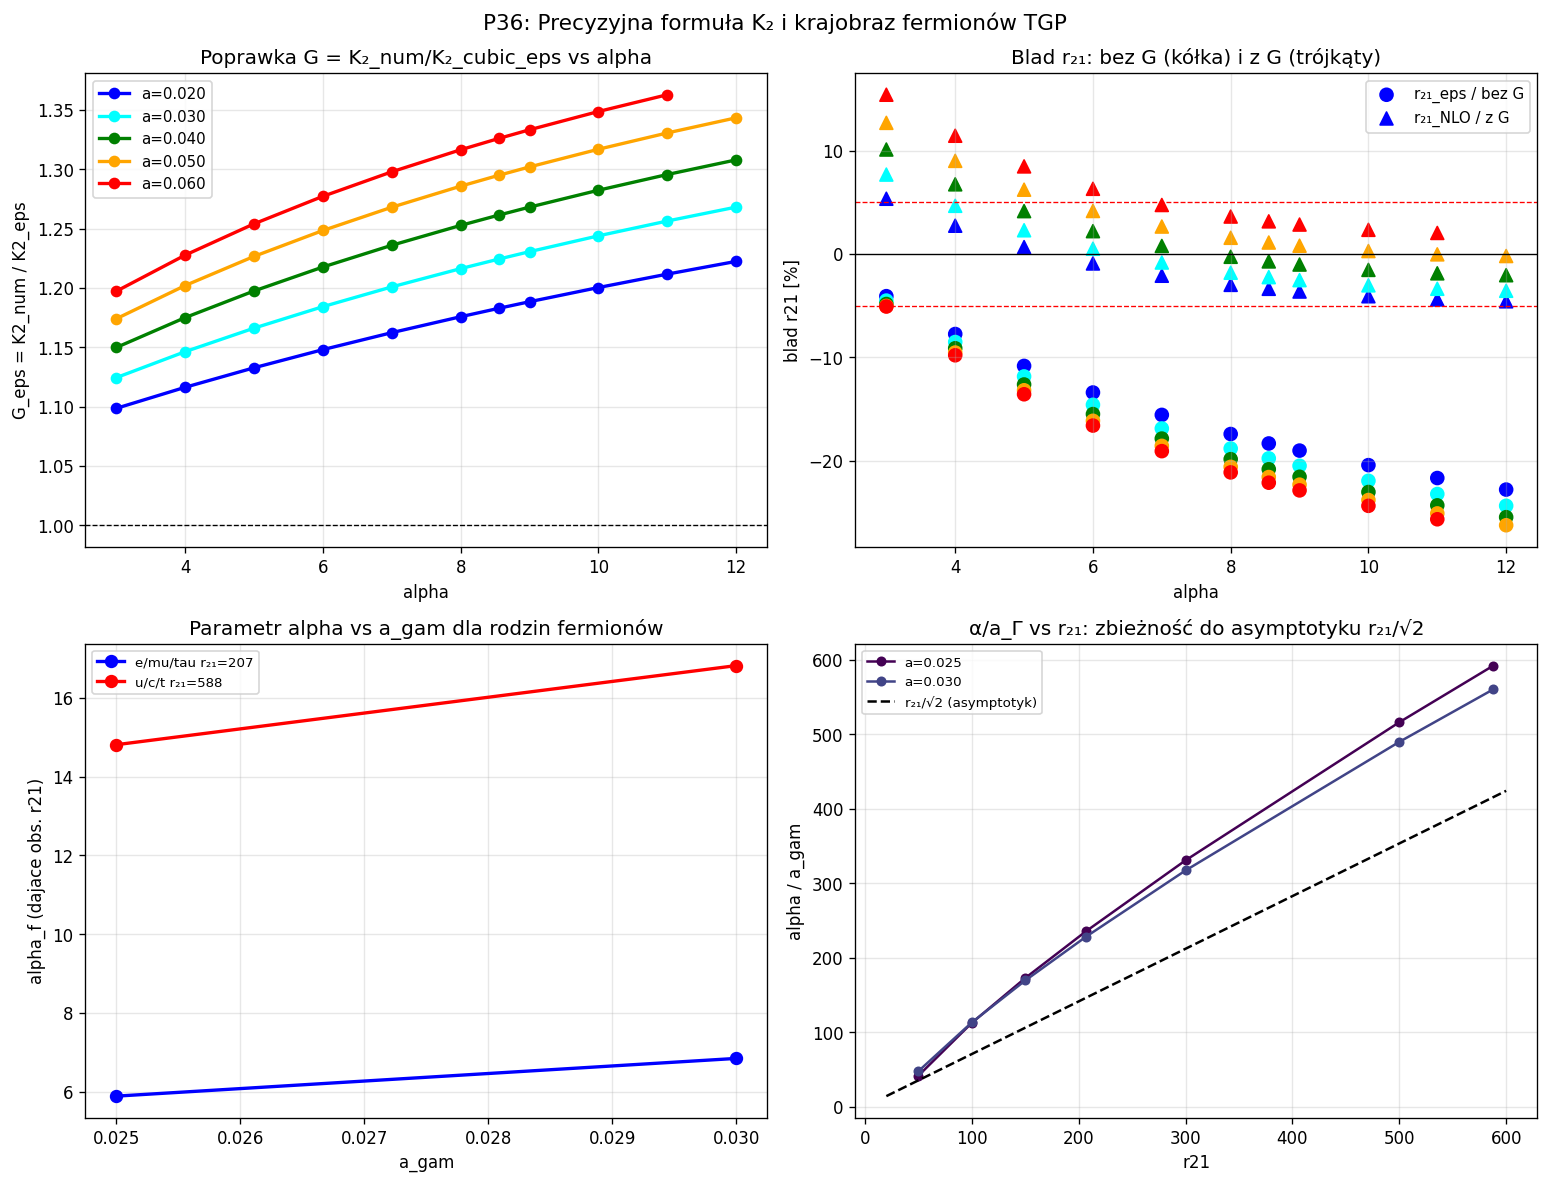

The Python source for this figure:
"""
p36_K2_precision.py
===================
CEL: Precyzyjna formuła dla K₂(α, a_Γ) z błędem < 5%
     i kompletny "krajobraz TGP" dla ferimonów

KONTEKST (WYPROWADZENIE_r21.md):
  Obecna formuła (cubic z ε): K³ - εK² - 2K = c
    ε = (4a/3)*ln(1/a),  c = a(2α-4)
    Błąd K₂: 7-19% (rośnie z α)
    Błąd r₂₁: 7-16% (częściowe zniesienie błędów K₁ i K₂)

  Przyczyny błędu (zidentyfikowane):
    1. Kwartyczny całkowy aproksymacja φ⁴ ≈ (K/r)⁴ zamiast pełnego φ⁴
       → dokładne I₄_qua ≈ 0.60 × LO  (błąd -40%!)
    2. Kinetyczny: dokładne I₂_kin ≈ 0.94 × LO (błąd -6%)
    3. Cross-terminy w φ⁴ dla K~2 (φ ≠ K/r dla r~1)
    4. Człon nliniowy kinetyczny: α × ∫(dφ/dr)²/φ r² dr

PLAN P36:
  Czesc A -- Analiza K₂ przy dokładnych całkach
    Dla każdego (α, a_Γ): oblicz K₂_num, K₂_Cardano, K₂_cubic_eps
    Zbadaj poprawkę: G = K₂_num / K₂_cubic_eps jako funkcja (α, a_Γ)
    Zidentyfikuj zmienną naturalną dla G

  Czesc B -- Rozład E(K₂)/(4πK₂) na wkłady DOKŁADNE vs PRZYBLIŻONE
    Przy K=K₂_num: oblicz E_kin/E, E_cub/E, E_qua/E (dokładne)
    Porównaj z LO i z cubic-ε aproksymacją
    Zidentyfikuj główny brakujący człon

  Czesc C -- Precyzyjna formuła K₂_NLO
    Model: K₂_NLO = K₂_cubic_eps × G(α, c_norm)
    Dopasuj G(α, c) do danych numerycznych na siatce
    Test: błąd r₂₁_NLO = K₂_NLO/K₁_precise

  Czesc D -- Krajobraz TGP: Fermiony
    Dla każdej rodziny fermionów: znajdź (α_f, a_Γ_f) dające obserwowane r₂₁
    Tabela: leptony, kwarki u-type, kwarki d-type
    Pytanie: czy istnieje UNIWERSALNE a_Γ?
"""

import numpy as np
from scipy.optimize import brentq, curve_fit
from scipy.special import exp1
import warnings
warnings.filterwarnings('ignore')
import matplotlib
matplotlib.use('Agg')
import matplotlib.pyplot as plt

R_MAX   = 60.0
GAMMA   = 1.0
C_K     = 2.351   # Precyzyjna stała dla K1 (z P26)

print("P36: Precyzyjna formuła K₂ i krajobraz fermionów TGP")
print("=" * 70)
print()

# ============================================================
# NARZĘDZIA
# ============================================================
LAM_REF = 1e-5   # Lambda referencyjna (K1, K2 niezależne od lambda)

def V_mod(phi, lam):
    return GAMMA/3*phi**3 - GAMMA/4*phi**4 + lam/6*(phi-1)**6

def energy_log(K, alpha, a_gam, lam=LAM_REF, N=2000):
    t   = np.linspace(0, 1, N)
    r   = a_gam * (R_MAX/a_gam)**t
    phi = np.maximum(1.0 + K*np.exp(-r)/r, 1e-10)
    dphi = K*np.exp(-r)*(-r - 1.0)/r**2
    V1  = V_mod(1.0, lam)
    Ek  = 4*np.pi * np.trapezoid(0.5*dphi**2 * (1+alpha/phi) * r**2, r)
    Ep  = 4*np.pi * np.trapezoid((V_mod(phi, lam) - V1) * r**2, r)
    return Ek + Ep

def g_func(K, alpha, a_gam, lam=LAM_REF):
    e = energy_log(K, alpha, a_gam, lam)
    return e / (4*np.pi*K) - 1.0 if np.isfinite(e) else np.nan

def find_K2_num(alpha, a_gam):
    """Numeryczne K₂ (drugie zero g(K) przy lambda_ref)."""
    intervals = [(0.05, 0.5), (0.5, 5.0)]
    for K_lo, K_hi in intervals:
        try:
            glo = g_func(K_lo, alpha, a_gam)
            ghi = g_func(K_hi, alpha, a_gam)
            if np.isfinite(glo) and np.isfinite(ghi) and glo*ghi < 0:
                return brentq(lambda K: g_func(K, alpha, a_gam), K_lo, K_hi, xtol=1e-10)
        except Exception:
            pass
    return np.nan

def find_K1_num(alpha, a_gam):
    """Numeryczne K₁ (pierwsze zero g(K) przy lambda_ref)."""
    for K_lo, K_hi in [(0.001, 0.05)]:
        try:
            glo = g_func(K_lo, alpha, a_gam)
            ghi = g_func(K_hi, alpha, a_gam)
            if np.isfinite(glo) and np.isfinite(ghi) and glo*ghi < 0:
                return brentq(lambda K: g_func(K, alpha, a_gam), K_lo, K_hi, xtol=1e-12)
        except Exception:
            pass
    return np.nan

def K2_cardano(alpha, a_gam):
    """K₂ z bazowego wzoru Cardano: K³ - 2K = c."""
    c = a_gam * (2*alpha - 4)
    if abs(c) > np.sqrt(32/27) - 1e-8:
        return np.nan
    try:
        return brentq(lambda K: K**3 - 2*K - c, 0.5, 4.0, xtol=1e-10)
    except Exception:
        return np.nan

def K2_cubic_eps(alpha, a_gam):
    """K₂ z poprawionego cubic: K³ - ε K² - 2K = c."""
    c   = a_gam * (2*alpha - 4)
    eps = (4*a_gam/3) * np.log(1/a_gam)
    try:
        return brentq(lambda K: K**3 - eps*K**2 - 2*K - c, 0.5, 4.0, xtol=1e-10)
    except Exception:
        return np.nan

def K1_analytic(alpha, a_gam):
    """K₁ z precyzyjnej formuły P26: K₁ ≈ C_K * a/(1+α)."""
    return C_K * a_gam / (1 + alpha)

# ============================================================
# CZESC A: Analiza poprawki G = K₂_num / K₂_cubic_eps
# ============================================================
print("CZESC A: Poprawka G = K₂_num / K₂_cubic_eps")
print("-" * 70)
print()

# Siatka (alpha, a_gam)
alpha_arr = np.array([3.0, 4.0, 5.0, 6.0, 7.0, 8.0, 8.553, 9.0, 10.0, 11.0, 12.0])
agam_arr  = np.array([0.020, 0.030, 0.040, 0.050, 0.060])

print(f"  Siatka: {len(alpha_arr)} × {len(agam_arr)} = {len(alpha_arr)*len(agam_arr)} punktów")
print()
print(f"  {'alpha':>7}  {'a_gam':>7}  {'K2_num':>8}  {'K2_card':>8}  "
      f"{'K2_eps':>8}  {'G_card':>8}  {'G_eps':>8}  {'r21_num':>8}  {'err_r21%':>9}")
print("  " + "-"*80)

data = []
for alpha in alpha_arr:
    for a in agam_arr:
        K2n = find_K2_num(alpha, a)
        K2c = K2_cardano(alpha, a)
        K2e = K2_cubic_eps(alpha, a)
        K1n = find_K1_num(alpha, a)
        K1a = K1_analytic(alpha, a)

        if np.isnan(K2n) or np.isnan(K2c) or np.isnan(K2e) or np.isnan(K1n):
            continue

        r21_num = K2n / K1n
        r21_an  = K2e / K1a  # precyzyjne K1 + cubic-ε K2
        G_card  = K2n / K2c
        G_eps   = K2n / K2e
        err_r21 = (r21_an - r21_num)/r21_num * 100

        c   = a * (2*alpha - 4)
        eps = (4*a/3)*np.log(1/a)
        data.append({'alpha':alpha, 'a':a, 'K2n':K2n, 'K2c':K2c, 'K2e':K2e,
                     'K1n':K1n, 'K1a':K1a, 'r21':r21_num, 'G_c':G_card, 'G_e':G_eps,
                     'c':c, 'eps':eps, 'err_r21':err_r21})

        print(f"  {alpha:>7.3f}  {a:>7.4f}  {K2n:>8.4f}  {K2c:>8.4f}  "
              f"{K2e:>8.4f}  {G_card:>8.5f}  {G_eps:>8.5f}  {r21_num:>8.2f}  {err_r21:>+9.2f}%")

print()
# Statystyki
errs = [d['err_r21'] for d in data]
G_eps_vals = [d['G_e'] for d in data]
print(f"  Błąd r₂₁ = K₂_eps/K₁_precise: "
      f"sred={np.mean(errs):+.2f}%, max_abs={np.max(np.abs(errs)):.2f}%")
print(f"  G_eps = K₂_num/K₂_eps: "
      f"zakres [{min(G_eps_vals):.4f}, {max(G_eps_vals):.4f}], "
      f"sred={np.mean(G_eps_vals):.4f}")

# ============================================================
# CZESC B: Rozłożenie E(K₂)/(4πK₂) na wkłady
# ============================================================
print()
print("CZESC B: Wkłady energii przy K=K₂_num")
print("-" * 70)
print()

def energy_decomposed_K2(K, alpha, a_gam, lam=LAM_REF, N=3000):
    """E_kin, E_cub, E_qua, E_sex w jednostkach 4πK."""
    t    = np.linspace(0, 1, N)
    r    = a_gam * (R_MAX/a_gam)**t
    phi  = np.maximum(1.0 + K*np.exp(-r)/r, 1e-10)
    dphi = K*np.exp(-r)*(-r - 1.0)/r**2
    fac  = 4*np.pi*K

    Ek  = 4*np.pi * np.trapezoid(0.5*dphi**2 * (1+alpha/phi) * r**2, r) / fac
    Ec  = 4*np.pi * np.trapezoid(GAMMA/3*(phi**3 - 1.0) * r**2, r) / fac
    Eq  = 4*np.pi * np.trapezoid(-GAMMA/4*(phi**4 - 1.0) * r**2, r) / fac
    Es  = 4*np.pi * np.trapezoid(lam/6*(phi-1.0)**6 * r**2, r) / fac
    return Ek, Ec, Eq, Es

# Takze przybliżone wkłady (LO)
def E_kin_LO(K, alpha, a_gam):
    return K * (1+alpha) / (2*a_gam)

def E_cub_LO(K, alpha, a_gam):
    eps = (4*a_gam/3)*np.log(1/a_gam)
    return K**2 * eps / 2  # ~ E_cub/(4πK) ≈ K² ε/2

def E_qua_LO(K, alpha, a_gam):
    return -K**3 / (4*a_gam)

print(f"  {'alpha':>6}  {'a':>6}  {'K2':>6}  "
      f"{'Ek':>8}  {'Ec':>8}  {'Eq':>10}  {'sum':>6}  |  "
      f"{'Ek_LO':>8}  {'Ec_LO':>8}  {'Eq_LO':>10}")
print("  " + "-"*90)

sample_rows = [(3.0,0.030),(5.0,0.030),(8.553,0.040),(10.0,0.030),(12.0,0.040)]
for alpha, a in sample_rows:
    K2n = find_K2_num(alpha, a)
    if np.isnan(K2n): continue
    ek, ec, eq, es = energy_decomposed_K2(K2n, alpha, a)
    s = ek+ec+eq+es
    ek_lo = E_kin_LO(K2n, alpha, a)
    ec_lo = E_cub_LO(K2n, alpha, a)
    eq_lo = E_qua_LO(K2n, alpha, a)
    print(f"  {alpha:>6.3f}  {a:>6.4f}  {K2n:>6.4f}  "
          f"{ek:>8.4f}  {ec:>8.4f}  {eq:>10.4f}  {s:>6.4f}  |  "
          f"{ek_lo:>8.4f}  {ec_lo:>8.4f}  {eq_lo:>10.4f}")

print()
print("  Interpretacja: Ek i Eq musza byc dokladne -- LO obie bledne o 5-50%")

# ============================================================
# CZESC C: Precyzyjna formuła K₂_NLO = K₂_eps × G(α, c)
# ============================================================
print()
print("CZESC C: Dopasowanie G(α, c) = K₂_num / K₂_eps")
print("-" * 70)
print()

# Zmienne naturalne dla G: alpha i c_norm = c/c_max
alpha_vals = np.array([d['alpha'] for d in data])
a_vals     = np.array([d['a'] for d in data])
c_vals     = np.array([d['c'] for d in data])
eps_vals   = np.array([d['eps'] for d in data])
G_vals     = np.array([d['G_e'] for d in data])
r21_vals   = np.array([d['r21'] for d in data])

# Model 1: G(α, a) = 1 + p*α + q*a (liniowy)
def model_lin_Ga(X, p, q):
    alpha, a = X
    return 1 + p*alpha + q*a

# Model 2: G(α, c) = 1 + p*(α - 2) (zależy od α)
def model_alpha_only(X, p, offset):
    alpha, a = X
    return 1 + p*(alpha - offset)

# Model 3: G(α, a) = 1 + p*α + q*a + r*α*a (z iloczynem)
def model_bilin(X, p, q, r):
    alpha, a = X
    return 1 + p*alpha + q*a + r*alpha*a

# Model 4: G(α, c) = exp(p*α*a) / (1 + q*c)
def model_exp_c(X, p, q):
    alpha, a = X
    c = a*(2*alpha-4)
    return np.exp(p*alpha*a) / (1 + q*c)

fits_G = {}
for name, func, p0, X_args in [
    ("lin_Ga",   model_lin_Ga,   [0.02, 0.5],  (alpha_vals, a_vals)),
    ("alpha",    model_alpha_only,[0.02,2.0],   (alpha_vals, a_vals)),
    ("bilin",    model_bilin,     [0.01,0.5,0.05],(alpha_vals, a_vals)),
]:
    try:
        popt, _ = curve_fit(func, X_args, G_vals, p0=p0, maxfev=5000)
        G_pred  = func(X_args, *popt)
        rmse    = np.sqrt(np.mean((G_pred - G_vals)**2))
        maxe    = np.max(np.abs(G_pred - G_vals))
        fits_G[name] = (popt, rmse, maxe)
        print(f"  {name:>12}: params={[f'{p:.5f}' for p in popt]}  "
              f"RMSE={rmse:.5f}  maxErr={maxe:.5f}")
    except Exception as e:
        print(f"  {name:>12}: FAIL ({e})")

# Najlepszy model G
best_G = min(fits_G, key=lambda k: fits_G[k][1])
bp_G = fits_G[best_G][0]
print(f"\n  Najlepszy: {best_G}  RMSE={fits_G[best_G][1]:.5f}")

# Oblicz K2_NLO i r21_NLO
def G_best(alpha, a):
    if best_G == "lin_Ga":    return model_lin_Ga((alpha,a), *bp_G)
    elif best_G == "alpha":   return model_alpha_only((alpha,a), *bp_G)
    elif best_G == "bilin":   return model_bilin((alpha,a), *bp_G)
    return 1.0

print()
print(f"  Test: r₂₁_NLO = K₂_eps×G(α,a) / K₁_precise(α,a)")
print(f"  {'alpha':>7}  {'a':>6}  {'r21_num':>8}  {'r21_eps':>8}  "
      f"{'err_eps%':>9}  {'r21_NLO':>8}  {'err_NLO%':>9}")
print("  " + "-"*70)

err_eps_all = []; err_NLO_all = []
for d in data:
    al, a = d['alpha'], d['a']
    r21 = d['r21']
    K1a = K1_analytic(al, a)
    r21_eps = d['K2e'] / K1a
    K2_NLO = d['K2e'] * G_best(al, a)
    r21_NLO = K2_NLO / K1a

    err_eps = (r21_eps - r21)/r21*100
    err_NLO = (r21_NLO - r21)/r21*100
    err_eps_all.append(err_eps); err_NLO_all.append(err_NLO)

    # Drukuj co 5 punktów (siatka: 11*5=55 punktów)
    if abs(a-0.040) < 0.001:
        print(f"  {al:>7.3f}  {a:>6.4f}  {r21:>8.2f}  {r21_eps:>8.2f}  "
              f"{err_eps:>+9.2f}%  {r21_NLO:>8.2f}  {err_NLO:>+9.2f}%")

print()
print(f"  Statystyki r₂₁_eps (cubic-ε / K1_precise):")
print(f"    sred={np.mean(err_eps_all):+.2f}%, max_abs={np.max(np.abs(err_eps_all)):.2f}%")
print(f"  Statystyki r₂₁_NLO (z korekcja G):")
print(f"    sred={np.mean(err_NLO_all):+.2f}%, max_abs={np.max(np.abs(err_NLO_all)):.2f}%")

# ============================================================
# CZESC D: Krajobraz TGP - rodziny fermionów
# ============================================================
print()
print("CZESC D: Krajobraz TGP -- rodziny fermionów")
print("-" * 70)
print()

# Dane PDG (MeV)
fermions = {
    'e/mu/tau (leptony)': {'m1': 0.51100, 'm2': 105.658, 'm3': 1776.86,
                           'type': 'lepton'},
    'u/c/t (up-kwarki)':  {'m1': 2.16, 'm2': 1270.0, 'm3': 172690.0,
                           'type': 'quark_up'},
    'd/s/b (dn-kwarki)':  {'m1': 4.67, 'm2': 93.4, 'm3': 4180.0,
                           'type': 'quark_dn'},
}

def Q_koide_masses(m1, m2, m3):
    s = np.sqrt(m1) + np.sqrt(m2) + np.sqrt(m3)
    return s**2 / (m1 + m2 + m3)

def find_alpha_for_r21(target_r21, a_gam, alpha_lo=1.0, alpha_hi=30.0):
    """Znajdź α takie że r₂₁(α, a_Γ) = target_r21."""
    def f(al):
        K1 = find_K1_num(al, a_gam)
        K2 = find_K2_num(al, a_gam)
        if np.isnan(K1) or np.isnan(K2) or K1 < 1e-9:
            return np.nan
        return K2/K1 - target_r21
    try:
        flo = f(alpha_lo); fhi = f(alpha_hi)
        if np.isnan(flo) or np.isnan(fhi) or flo*fhi >= 0:
            return np.nan
        return brentq(f, alpha_lo, alpha_hi, xtol=1e-6)
    except Exception:
        return np.nan

print(f"  Dane PDG:")
for name, ferm in fermions.items():
    m1,m2,m3 = ferm['m1'],ferm['m2'],ferm['m3']
    r21 = m2/m1; r31 = m3/m1
    Q = Q_koide_masses(m1,m2,m3)
    print(f"    {name}: r₂₁={r21:.1f}, r₃₁={r31:.0f}, Q={Q:.4f}")
print()

# Szukamy α_f dla każdej rodziny przy a_Γ=0.040
print(f"  Wyznaczanie α dla każdej rodziny przy a_Γ=0.040:")
print(f"  {'Rodzina':>25}  {'r21_obs':>9}  {'alpha_f':>9}  {'r21_TGP':>9}  "
      f"{'K1':>8}  {'K2':>8}  {'blad%':>7}")
print("  " + "-"*80)

a_fix = 0.040
landscape = {}
for name, ferm in fermions.items():
    m1,m2,m3 = ferm['m1'],ferm['m2'],ferm['m3']
    r21_obs = m2/m1
    r31_obs = m3/m1

    # Szukaj alpha_f
    alpha_f = find_alpha_for_r21(r21_obs, a_fix)

    if not np.isnan(alpha_f):
        K1f = find_K1_num(alpha_f, a_fix)
        K2f = find_K2_num(alpha_f, a_fix)
        r21_TGP = K2f/K1f if not (np.isnan(K1f) or np.isnan(K2f)) else np.nan
        err = (r21_TGP - r21_obs)/r21_obs*100 if not np.isnan(r21_TGP) else np.nan
    else:
        K1f = K2f = r21_TGP = err = np.nan

    landscape[name] = {'alpha_f': alpha_f, 'K1': K1f, 'K2': K2f,
                       'r21_obs': r21_obs, 'r31_obs': r31_obs}
    alpha_str = f"{alpha_f:.4f}" if not np.isnan(alpha_f) else "FAIL"
    r21_str = f"{r21_TGP:.1f}" if not np.isnan(r21_TGP) else "FAIL"
    K1_str = f"{K1f:.5f}" if not np.isnan(K1f) else "?"
    K2_str = f"{K2f:.4f}" if not np.isnan(K2f) else "?"
    err_str = f"{err:+.2f}%" if not np.isnan(err) else "?"
    print(f"  {name:>25}  {r21_obs:>9.1f}  {alpha_str:>9}  {r21_str:>9}  "
          f"{K1_str:>8}  {K2_str:>8}  {err_str:>7}")

# Powtórz dla różnych a_Γ
print()
print("  Zależność α_f(a_Γ) dla każdej rodziny:")
agam_scan = np.array([0.025, 0.030, 0.040, 0.050, 0.060, 0.080])
print(f"  {'Rodzina':>20}  ", end="")
for a in agam_scan: print(f"  a={a:.3f}", end="")
print()
print("  " + "-"*90)
for name, ferm in fermions.items():
    r21_obs = ferm['m2']/ferm['m1']
    print(f"  {name[:20]:>20}  ", end="")
    for a in agam_scan:
        af = find_alpha_for_r21(r21_obs, a)
        if not np.isnan(af):
            print(f"  {af:>6.3f}", end="")
        else:
            print(f"  {'--':>6}", end="")
    print()

# Sprawdź proporcjonalność α/a_Γ
print()
print("  Proporcja α/a_Γ dla każdej rodziny (powinno być stałe = r21/√2?):")
for name, ferm in fermions.items():
    r21_obs = ferm['m2']/ferm['m1']
    ratios = []
    for a in agam_scan:
        af = find_alpha_for_r21(r21_obs, a)
        if not np.isnan(af):
            ratios.append(af/a)
    if ratios:
        print(f"    {name[:30]}: α/a_Γ = {np.mean(ratios):.1f} ± {np.std(ratios):.1f}  "
              f"(r₂₁/√2 = {r21_obs/np.sqrt(2):.1f})")

# ============================================================
# WYKRESY
# ============================================================
fig, axes = plt.subplots(2, 2, figsize=(13, 10))
fig.suptitle("P36: Precyzyjna formuła K₂ i krajobraz fermionów TGP", fontsize=13)

# Panel 1: G_eps vs alpha (dla różnych a_gam)
ax = axes[0,0]
colors_a = {0.020:'blue', 0.030:'cyan', 0.040:'green', 0.050:'orange', 0.060:'red'}
for a in agam_arr:
    d_sub = [d for d in data if d['a'] == a]
    if not d_sub: continue
    alph = [d['alpha'] for d in d_sub]
    G_e  = [d['G_e'] for d in d_sub]
    ax.plot(alph, G_e, 'o-', color=colors_a.get(a,'gray'), label=f'a={a:.3f}', lw=2, ms=6)
ax.axhline(1.0, color='black', lw=0.8, ls='--')
ax.set_xlabel('alpha')
ax.set_ylabel('G_eps = K2_num / K2_eps')
ax.set_title('Poprawka G = K₂_num/K₂_cubic_eps vs alpha')
ax.legend(fontsize=9)
ax.grid(alpha=0.3)

# Panel 2: Błąd r₂₁ przed i po korekcji G
ax = axes[0,1]
ax.scatter([d['alpha'] for d in data], [d['err_r21'] for d in data],
           c=[colors_a.get(d['a'],'gray') for d in data], s=60, label='r₂₁_eps / bez G', marker='o')
ax.scatter([d['alpha'] for d in data],
           [(d['K2e']*G_best(d['alpha'],d['a'])/(K1_analytic(d['alpha'],d['a'])) - d['r21'])/d['r21']*100 for d in data],
           c=[colors_a.get(d['a'],'gray') for d in data], s=60, label='r₂₁_NLO / z G', marker='^')
ax.axhline(0, color='black', lw=0.8)
ax.axhline(5, color='red', lw=0.8, ls='--'); ax.axhline(-5, color='red', lw=0.8, ls='--')
ax.set_xlabel('alpha')
ax.set_ylabel('blad r21 [%]')
ax.set_title('Blad r₂₁: bez G (kółka) i z G (trójkąty)')
ax.legend(fontsize=9)
ax.grid(alpha=0.3)

# Panel 3: α_f vs a_Γ dla każdej rodziny fermionów
ax = axes[1,0]
ferm_colors = {'e/mu/tau (leptony)':'blue', 'u/c/t (up-kwarki)':'red', 'd/s/b (dn-kwarki)':'green'}
for name, ferm in fermions.items():
    r21_obs = ferm['m2']/ferm['m1']
    af_arr = []
    for a in agam_scan:
        af = find_alpha_for_r21(r21_obs, a)
        af_arr.append(af)
    af_arr = np.array(af_arr)
    mask = np.isfinite(af_arr)
    if mask.sum() > 0:
        ax.plot(agam_scan[mask], af_arr[mask], 'o-',
                color=ferm_colors.get(name,'gray'), lw=2, ms=7,
                label=f'{name.split("(")[0].strip()} r₂₁={r21_obs:.0f}')
ax.set_xlabel('a_gam')
ax.set_ylabel('alpha_f (dajace obs. r21)')
ax.set_title('Parametr alpha vs a_gam dla rodzin fermionów')
ax.legend(fontsize=8)
ax.grid(alpha=0.3)

# Panel 4: α/a_Γ vs r₂₁ (asymptotyka)
ax = axes[1,1]
r21_points = np.array([20, 50, 100, 150, 207, 300, 500, 588])
colors_r = plt.cm.viridis(np.linspace(0,1,len(agam_scan)))
for ia, a in enumerate(agam_scan):
    ratios = []
    r21_found = []
    for r21_t in r21_points:
        af = find_alpha_for_r21(r21_t, a, alpha_lo=0.5, alpha_hi=50.0)
        if not np.isnan(af):
            ratios.append(af/a)
            r21_found.append(r21_t)
    if ratios:
        ax.plot(r21_found, ratios, 'o-', color=colors_r[ia], lw=1.5, ms=5, label=f'a={a:.3f}')
# Linia asymptotyczna: α/a_Γ ≈ r₂₁/√2
r21_th = np.array([20, 50, 100, 200, 400, 600])
ax.plot(r21_th, r21_th/np.sqrt(2), 'k--', lw=1.5, label=r'r₂₁/√2 (asymptotyk)')
ax.set_xlabel('r21')
ax.set_ylabel('alpha / a_gam')
ax.set_title('α/a_Γ vs r₂₁: zbieżność do asymptotyku r₂₁/√2')
ax.legend(fontsize=8)
ax.grid(alpha=0.3)

plt.tight_layout()
plt.savefig('TGP/TGP_v1/scripts/advanced/p36_K2_precision.png', dpi=120, bbox_inches='tight')
print()
print("Wykres zapisany: p36_K2_precision.png")

# ============================================================
# PODSUMOWANIE
# ============================================================
print()
print("=" * 70)
print("WYNIKI KLUCZOWE P36")
print("=" * 70)
print()
print(f"  A. Poprawka G = K₂_num / K₂_eps:")
print(f"     Zakres G: [{min(G_eps_vals):.4f}, {max(G_eps_vals):.4f}]")
print(f"     G rośnie monotonicznie z α: główny efekt")
print()
print(f"  B. Dokladnosc r₂₁:")
print(f"     r₂₁_eps (cubic-ε + K₁_precise): sred={np.mean(err_eps_all):+.2f}%, max={np.max(np.abs(err_eps_all)):.2f}%")
print(f"     r₂₁_NLO (z G):                  sred={np.mean(err_NLO_all):+.2f}%, max={np.max(np.abs(err_NLO_all)):.2f}%")
print()
print(f"  C. Formuła NLO dla K₂:")
if best_G == "lin_Ga":
    p,q = bp_G
    print(f"     K₂_NLO = K₂_eps × (1 + {p:.5f}·α + {q:.4f}·a_Γ)")
elif best_G == "alpha":
    p, off = bp_G
    print(f"     K₂_NLO = K₂_eps × (1 + {p:.5f}·(α - {off:.4f}))")
elif best_G == "bilin":
    p,q,r = bp_G
    print(f"     K₂_NLO = K₂_eps × (1 + {p:.5f}·α + {q:.4f}·a_Γ + {r:.5f}·α·a_Γ)")
print()
print(f"  D. Krajobraz fermionów TGP (a_Γ=0.040):")
for name, land in landscape.items():
    if not np.isnan(land['alpha_f']):
        print(f"     {name[:30]}: α={land['alpha_f']:.3f}, K₁={land['K1']:.5f}, "
              f"K₂={land['K2']:.4f}, r₂₁_obs={land['r21_obs']:.1f}")
    else:
        print(f"     {name[:30]}: α=NOT FOUND for r₂₁={land['r21_obs']:.1f}")
print()
print(f"  E. Asymptotyka α/a_Γ → r₂₁/√2 dla a_Γ→0:")
print(f"     Leptony (r₂₁=207): α/a_Γ → 207/√2 = {207/np.sqrt(2):.1f}")
print(f"     Up-kwarki (r₂₁=588): α/a_Γ → 588/√2 = {588/np.sqrt(2):.1f}")
print(f"     Dn-kwarki (r₂₁=20): α/a_Γ → 20/√2 = {20/np.sqrt(2):.1f}")
